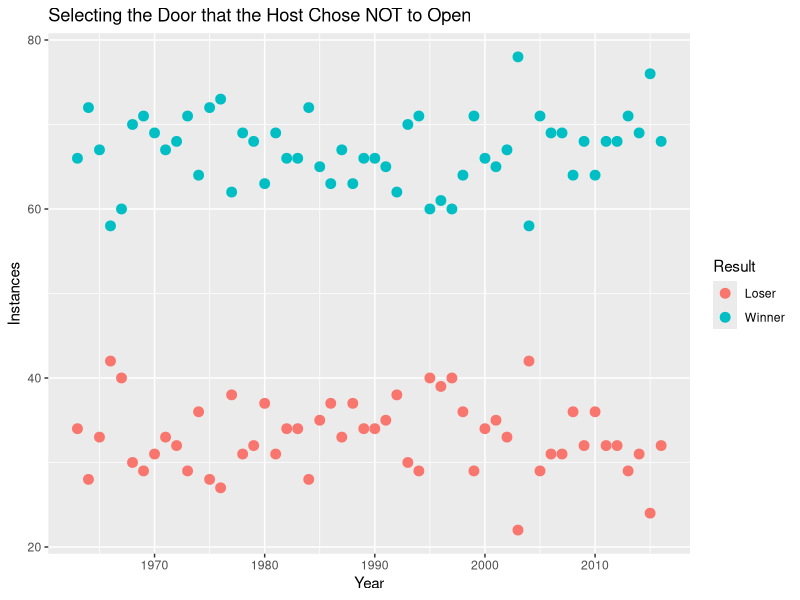

Write R code to recreate this figure.
## ---- chunk 1
library(ggplot2)
library(reshape2)

the_big_deal <- function(x) {
  z <- 100
  #randomly places the "winning" door for z number of simulations
  door_options <- lapply(1:z, function(i) {
    data.frame(sample(c("Winner", "Loser", "Loser"), 3, replace = FALSE))
  })
  
  #the contestant always chooses door 1, leaving the other 2 for Monty to choose from
  montys_options <- lapply(1:z, function(i) {
    data.frame(door_options[[i]][2:3, ])
  })
  
  #Monty always has to open an "Loser" door, leaving either another "Loser" door or the "Winner"
  remaining_option <- lapply(1:z, function(i) {
    if(montys_options[[i]][1, ] == "Loser") {
      data.frame(montys_options[[i]][2, ])
    } else {
      data.frame(montys_options[[i]][1, ])
    }
  })
  remaining_option <- data.frame(remaining_option)
  
  #the % of simulations where the "Winner" door is left as the alternative to the door that Monty opened
  results <- melt(table(unlist(remaining_option)))
}


y <- c(1:54)
output <- do.call("rbind", lapply(y, function(x) the_big_deal(x)))

colnames(output) <- c("Result", "Instances")
output$Year <- rep(1963:2016, each = 2)

ggplot(output, aes(x = Year, y = Instances, color = Result)) + 
  geom_point(size = 3) +
  labs(title = "Selecting the Door that the Host Chose NOT to Open")

## ---- chunk 2
sum(output[output$Result == "Winner", ]$Instances) / sum(output$Instances)
